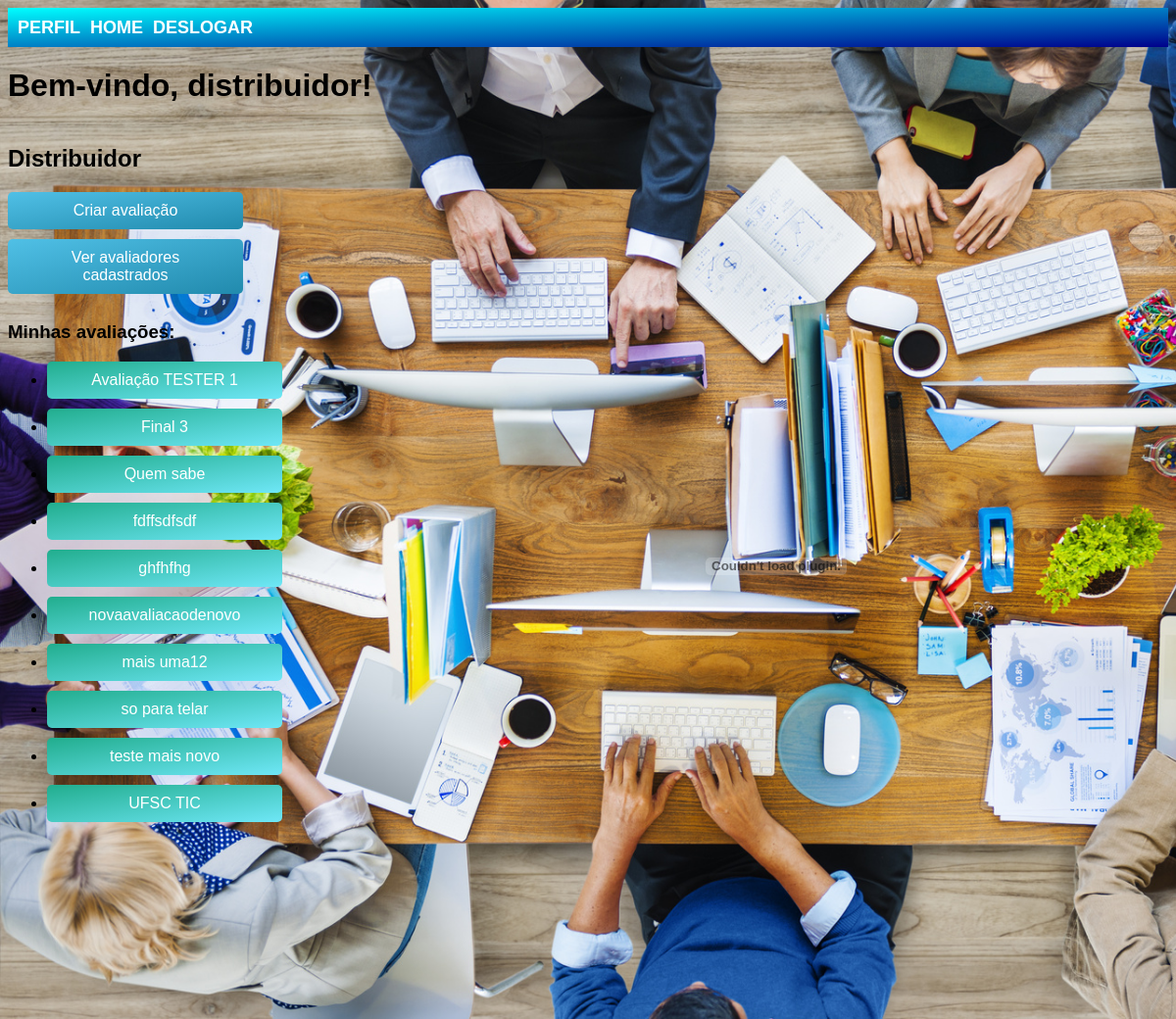
/avaliacoes/ (signed in), run on the app's committed database.
### contas/models.py (models this page shows)
class CustomUser(AbstractUser):
    USER_TYPE_CHOICES = (
        ('avaliador', 'Avaliador'),
        ('distribuidor', 'Distribuidor'),
    )
    user_type = models.CharField(max_length=20, choices=USER_TYPE_CHOICES)
    name = models.CharField(max_length=255)
    email = models.EmailField()
    formacao_academica = models.CharField(max_length=255)
    groups = models.ManyToManyField(
        'auth.Group',
        verbose_name='groups',
        blank=True,
        help_text='The groups this user belongs to. A user will get all permissions granted to each of their groups.',
        related_name="customuser_set",
        related_query_name="customuser",
    )
    user_permissions = models.ManyToManyField(
        'auth.Permission',
        verbose_name='user permissions',
        blank=True,
        help_text='Specific permissions for this user.',
        related_name="customuser_set",
        related_query_name="customuser",
    )

### avaliacoes/models.py (models this page shows, shortened)
class Avaliacao(models.Model):
    nome = models.CharField(max_length=255)
    inscricao = models.CharField(max_length=255)
    data_criacao = models.DateTimeField(auto_now_add=True)
    distribuidor = models.ForeignKey(CustomUser, on_delete=models.CASCADE, related_name='avaliacoes_criadas', limit_choices_to={'user_type': 'distribuidor'})
    avaliadores = models.ManyToManyField(CustomUser, related_name='avaliacoes', limit_choices_to={'user_type': 'avaliador'})

### avaliacoes/views.py (the view)
# urls.py: path('', views.home, name='home'),
@login_required
def home(request):
    if request.user.user_type == 'distribuidor':
        avaliacoes = Avaliacao.objects.filter(distribuidor=request.user)
    else:
        avaliacoes = request.user.avaliacoes.all()
    return render(request, 'avaliacoes/home.html', {'avaliacoes': avaliacoes})

### templates/avaliacoes/home.html (shortened to what this page needs)
{% extends 'base.html' %}
{% load static %}
{% block content %}
    <h1>Bem-vindo, {{ user.username }}!</h1>
    <div class="container">
        <div class="avaliacoes">
            {% if user.user_type == 'distribuidor' %}
                <h2>Distribuidor</h2>
                <a class="home-btn-azul" href="{% url 'avaliacoes:criar_avaliacao' %}">Criar avaliação</a><br>
                <a class="home-btn-azul" href="{% url 'avaliacoes:listar_avaliadores' %}">Ver avaliadores cadastrados</a><br>
                <h3>Minhas avaliações:</h3>
                <ul>
                    {% for avaliacao in avaliacoes %}
                        <li><a class="home-btn-login" href="{% url 'avaliacoes:distribuidor_detalhes_avaliacao' avaliacao.id %}">{{ avaliacao.nome }}</a></li>
                    {% endfor %}
                </ul>
            {% endif %}
        </div>
        <div class="pdf">
            <embed src="{% static 'pdf/curso_autorizacao.pdf' %}" width="800" height="900" type="application/pdf">
        </div>
    </div>
{% endblock %}

### static/css/estilo.css (style rules this page uses)
body { font-family: 'abc', sans-serif; }

### templates/avaliacoes/home.html (style rules this page uses)
.home-btn-azul, .home-btn-login { display: inline-block; padding: 10px 20px; border-radius: 5px; text-decoration: none; margin-bottom: 10px; width: 200px; text-align: center; }
.home-btn-azul { background-image: linear-gradient(to bottom right, #50c0e6 , #218aad); color: white; font-family: 'Arial', sans-serif; }
.home-btn-login { background-image: linear-gradient(to bottom right, #21ad8d , #6fe7f7); color: white; font-family: 'Verdana', sans-serif; }
.container { display: flex; }
.avaliacoes, .pdf { flex: 1; }

### data on the page
CustomUser: username "distribuidor"
Avaliacao: nome "Avaliação TESTER 1"
Avaliacao: nome "Final 3"
Avaliacao: nome "Quem sabe"
Avaliacao: nome "fdffsdfsdf"
Avaliacao: nome "ghfhfhg"
Avaliacao: nome "novaavaliacaodenovo"
Avaliacao: nome "mais uma12"
Avaliacao: nome "so para telar"
Avaliacao: nome "teste mais novo"
Avaliacao: nome "UFSC TIC"
